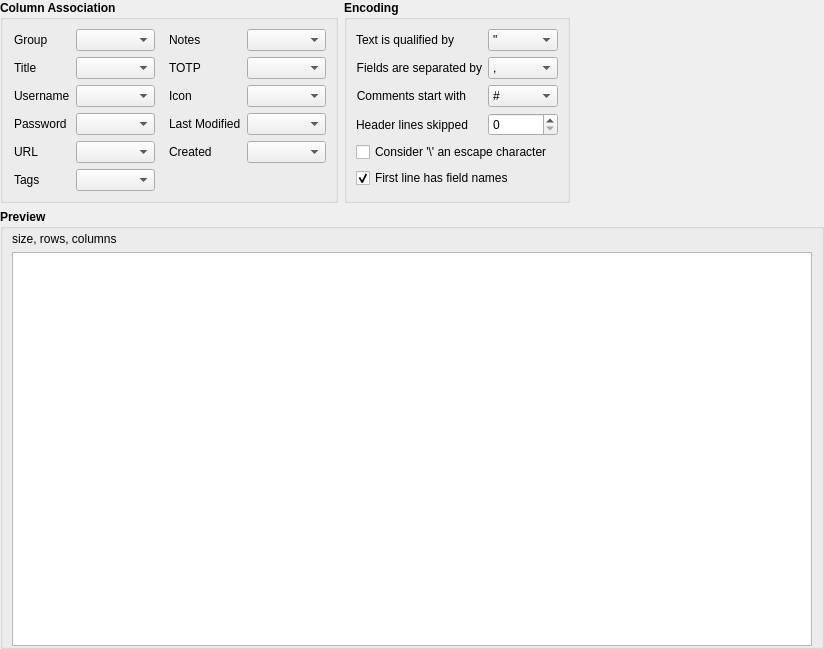
<?xml version="1.0" encoding="UTF-8"?>
<ui version="4.0">
 <class>CsvImportWidget</class>
 <widget class="QWidget" name="CsvImportWidget">
  <property name="geometry">
   <rect>
    <x>0</x>
    <y>0</y>
    <width>820</width>
    <height>649</height>
   </rect>
  </property>
  <property name="windowTitle">
   <string/>
  </property>
  <layout class="QVBoxLayout" name="verticalLayout_2">
   <property name="leftMargin">
    <number>0</number>
   </property>
   <property name="topMargin">
    <number>0</number>
   </property>
   <property name="rightMargin">
    <number>0</number>
   </property>
   <property name="bottomMargin">
    <number>0</number>
   </property>
   <item>
    <layout class="QHBoxLayout" name="parserOptionsLayout">
     <item>
      <widget class="QGroupBox" name="ColumnAssociation">
       <property name="font">
        <font>
         <bold>true</bold>
        </font>
       </property>
       <property name="title">
        <string>Column Association</string>
       </property>
       <layout class="QGridLayout" name="gridLayout">
        <item row="4" column="1">
         <widget class="QComboBox" name="urlCombo">
          <property name="maximumSize">
           <size>
            <width>200</width>
            <height>16777215</height>
           </size>
          </property>
          <property name="sizeAdjustPolicy">
           <enum>QComboBox::SizeAdjustPolicy::AdjustToContents</enum>
          </property>
         </widget>
        </item>
        <item row="2" column="1">
         <widget class="QComboBox" name="usernameCombo">
          <property name="maximumSize">
           <size>
            <width>200</width>
            <height>16777215</height>
           </size>
          </property>
          <property name="sizeAdjustPolicy">
           <enum>QComboBox::SizeAdjustPolicy::AdjustToContents</enum>
          </property>
         </widget>
        </item>
        <item row="0" column="0">
         <widget class="QLabel" name="groupLabel">
          <property name="font">
           <font>
            <bold>false</bold>
           </font>
          </property>
          <property name="text">
           <string>Group</string>
          </property>
          <property name="alignment">
           <set>Qt::AlignmentFlag::AlignLeading|Qt::AlignmentFlag::AlignLeft|Qt::AlignmentFlag::AlignVCenter</set>
          </property>
          <property name="indent">
           <number>2</number>
          </property>
         </widget>
        </item>
        <item row="0" column="3">
         <widget class="QLabel" name="notesLabel">
          <property name="font">
           <font>
            <bold>false</bold>
           </font>
          </property>
          <property name="text">
           <string>Notes</string>
          </property>
          <property name="alignment">
           <set>Qt::AlignmentFlag::AlignLeading|Qt::AlignmentFlag::AlignLeft|Qt::AlignmentFlag::AlignVCenter</set>
          </property>
          <property name="indent">
           <number>2</number>
          </property>
         </widget>
        </item>
        <item row="2" column="0">
         <widget class="QLabel" name="usernameLabel">
          <property name="font">
           <font>
            <bold>false</bold>
           </font>
          </property>
          <property name="text">
           <string>Username</string>
          </property>
          <property name="alignment">
           <set>Qt::AlignmentFlag::AlignLeading|Qt::AlignmentFlag::AlignLeft|Qt::AlignmentFlag::AlignVCenter</set>
          </property>
          <property name="indent">
           <number>2</number>
          </property>
         </widget>
        </item>
        <item row="3" column="4">
         <widget class="QComboBox" name="lastModifiedCombo">
          <property name="maximumSize">
           <size>
            <width>200</width>
            <height>16777215</height>
           </size>
          </property>
          <property name="sizeAdjustPolicy">
           <enum>QComboBox::SizeAdjustPolicy::AdjustToContents</enum>
          </property>
         </widget>
        </item>
        <item row="2" column="4">
         <widget class="QComboBox" name="iconCombo">
          <property name="maximumSize">
           <size>
            <width>200</width>
            <height>16777215</height>
           </size>
          </property>
          <property name="sizeAdjustPolicy">
           <enum>QComboBox::SizeAdjustPolicy::AdjustToContents</enum>
          </property>
         </widget>
        </item>
        <item row="1" column="4">
         <widget class="QComboBox" name="totpCombo">
          <property name="maximumSize">
           <size>
            <width>200</width>
            <height>16777215</height>
           </size>
          </property>
          <property name="sizeAdjustPolicy">
           <enum>QComboBox::SizeAdjustPolicy::AdjustToContents</enum>
          </property>
         </widget>
        </item>
        <item row="3" column="3">
         <widget class="QLabel" name="lastModifiedLabel">
          <property name="font">
           <font>
            <bold>false</bold>
           </font>
          </property>
          <property name="text">
           <string>Last Modified</string>
          </property>
          <property name="alignment">
           <set>Qt::AlignmentFlag::AlignLeading|Qt::AlignmentFlag::AlignLeft|Qt::AlignmentFlag::AlignVCenter</set>
          </property>
          <property name="indent">
           <number>2</number>
          </property>
         </widget>
        </item>
        <item row="1" column="1">
         <widget class="QComboBox" name="titleCombo">
          <property name="maximumSize">
           <size>
            <width>200</width>
            <height>16777215</height>
           </size>
          </property>
          <property name="sizeAdjustPolicy">
           <enum>QComboBox::SizeAdjustPolicy::AdjustToContents</enum>
          </property>
         </widget>
        </item>
        <item row="0" column="4">
         <widget class="QComboBox" name="notesCombo">
          <property name="maximumSize">
           <size>
            <width>200</width>
            <height>16777215</height>
           </size>
          </property>
          <property name="sizeAdjustPolicy">
           <enum>QComboBox::SizeAdjustPolicy::AdjustToContents</enum>
          </property>
         </widget>
        </item>
        <item row="3" column="0">
         <widget class="QLabel" name="passwordLabel">
          <property name="font">
           <font>
            <bold>false</bold>
           </font>
          </property>
          <property name="text">
           <string>Password</string>
          </property>
          <property name="alignment">
           <set>Qt::AlignmentFlag::AlignLeading|Qt::AlignmentFlag::AlignLeft|Qt::AlignmentFlag::AlignVCenter</set>
          </property>
          <property name="indent">
           <number>2</number>
          </property>
         </widget>
        </item>
        <item row="0" column="2">
         <spacer name="horizontalSpacer_2">
          <property name="orientation">
           <enum>Qt::Orientation::Horizontal</enum>
          </property>
          <property name="sizeType">
           <enum>QSizePolicy::Policy::Fixed</enum>
          </property>
          <property name="sizeHint" stdset="0">
           <size>
            <width>6</width>
            <height>20</height>
           </size>
          </property>
         </spacer>
        </item>
        <item row="4" column="3">
         <widget class="QLabel" name="createdLabel">
          <property name="font">
           <font>
            <bold>false</bold>
           </font>
          </property>
          <property name="text">
           <string>Created</string>
          </property>
          <property name="alignment">
           <set>Qt::AlignmentFlag::AlignLeading|Qt::AlignmentFlag::AlignLeft|Qt::AlignmentFlag::AlignVCenter</set>
          </property>
          <property name="indent">
           <number>2</number>
          </property>
         </widget>
        </item>
        <item row="4" column="4">
         <widget class="QComboBox" name="createdCombo">
          <property name="maximumSize">
           <size>
            <width>200</width>
            <height>16777215</height>
           </size>
          </property>
          <property name="sizeAdjustPolicy">
           <enum>QComboBox::SizeAdjustPolicy::AdjustToContents</enum>
          </property>
         </widget>
        </item>
        <item row="4" column="0">
         <widget class="QLabel" name="urlLabel">
          <property name="font">
           <font>
            <bold>false</bold>
           </font>
          </property>
          <property name="text">
           <string>URL</string>
          </property>
          <property name="alignment">
           <set>Qt::AlignmentFlag::AlignLeading|Qt::AlignmentFlag::AlignLeft|Qt::AlignmentFlag::AlignVCenter</set>
          </property>
          <property name="indent">
           <number>2</number>
          </property>
         </widget>
        </item>
        <item row="1" column="3">
         <widget class="QLabel" name="totpLabel">
          <property name="font">
           <font>
            <bold>false</bold>
           </font>
          </property>
          <property name="text">
           <string>TOTP</string>
          </property>
          <property name="alignment">
           <set>Qt::AlignmentFlag::AlignLeading|Qt::AlignmentFlag::AlignLeft|Qt::AlignmentFlag::AlignVCenter</set>
          </property>
          <property name="indent">
           <number>2</number>
          </property>
         </widget>
        </item>
        <item row="3" column="1">
         <widget class="QComboBox" name="passwordCombo">
          <property name="maximumSize">
           <size>
            <width>200</width>
            <height>16777215</height>
           </size>
          </property>
          <property name="sizeAdjustPolicy">
           <enum>QComboBox::SizeAdjustPolicy::AdjustToContents</enum>
          </property>
         </widget>
        </item>
        <item row="2" column="3">
         <widget class="QLabel" name="iconLabel">
          <property name="font">
           <font>
            <bold>false</bold>
           </font>
          </property>
          <property name="text">
           <string>Icon</string>
          </property>
          <property name="alignment">
           <set>Qt::AlignmentFlag::AlignLeading|Qt::AlignmentFlag::AlignLeft|Qt::AlignmentFlag::AlignVCenter</set>
          </property>
          <property name="indent">
           <number>2</number>
          </property>
         </widget>
        </item>
        <item row="1" column="0">
         <widget class="QLabel" name="titleLabel">
          <property name="font">
           <font>
            <bold>false</bold>
           </font>
          </property>
          <property name="text">
           <string>Title</string>
          </property>
          <property name="alignment">
           <set>Qt::AlignmentFlag::AlignLeading|Qt::AlignmentFlag::AlignLeft|Qt::AlignmentFlag::AlignVCenter</set>
          </property>
          <property name="indent">
           <number>2</number>
          </property>
         </widget>
        </item>
        <item row="0" column="1">
         <widget class="QComboBox" name="groupCombo">
          <property name="maximumSize">
           <size>
            <width>200</width>
            <height>16777215</height>
           </size>
          </property>
          <property name="sizeAdjustPolicy">
           <enum>QComboBox::SizeAdjustPolicy::AdjustToContents</enum>
          </property>
         </widget>
        </item>
        <item row="5" column="0">
         <widget class="QLabel" name="tagsLabel">
          <property name="font">
           <font>
            <bold>false</bold>
           </font>
          </property>
          <property name="text">
           <string>Tags</string>
          </property>
          <property name="indent">
           <number>2</number>
          </property>
         </widget>
        </item>
        <item row="5" column="1">
         <widget class="QComboBox" name="tagsCombo">
          <property name="maximumSize">
           <size>
            <width>200</width>
            <height>16777215</height>
           </size>
          </property>
          <property name="sizeAdjustPolicy">
           <enum>QComboBox::SizeAdjustPolicy::AdjustToContents</enum>
          </property>
         </widget>
        </item>
       </layout>
      </widget>
     </item>
     <item>
      <widget class="QGroupBox" name="Encoding">
       <property name="font">
        <font>
         <bold>true</bold>
        </font>
       </property>
       <property name="title">
        <string>Encoding</string>
       </property>
       <layout class="QFormLayout" name="formLayout">
        <item row="0" column="0">
         <widget class="QLabel" name="labelTextQualifier">
          <property name="font">
           <font>
            <bold>false</bold>
           </font>
          </property>
          <property name="text">
           <string>Text is qualified by</string>
          </property>
          <property name="alignment">
           <set>Qt::AlignmentFlag::AlignRight|Qt::AlignmentFlag::AlignTrailing|Qt::AlignmentFlag::AlignVCenter</set>
          </property>
         </widget>
        </item>
        <item row="0" column="1">
         <widget class="QComboBox" name="comboBoxTextQualifier">
          <property name="font">
           <font>
            <bold>false</bold>
           </font>
          </property>
          <property name="accessibleName">
           <string>Text qualification</string>
          </property>
          <property name="editable">
           <bool>false</bool>
          </property>
          <property name="currentText">
           <string notr="true">&quot;</string>
          </property>
          <item>
           <property name="text">
            <string notr="true">&quot;</string>
           </property>
          </item>
          <item>
           <property name="text">
            <string notr="true">'</string>
           </property>
          </item>
          <item>
           <property name="text">
            <string notr="true">:</string>
           </property>
          </item>
          <item>
           <property name="text">
            <string notr="true">.</string>
           </property>
          </item>
          <item>
           <property name="text">
            <string notr="true">|</string>
           </property>
          </item>
         </widget>
        </item>
        <item row="1" column="0">
         <widget class="QLabel" name="labelFieldSeparator">
          <property name="font">
           <font>
            <bold>false</bold>
           </font>
          </property>
          <property name="text">
           <string>Fields are separated by</string>
          </property>
          <property name="alignment">
           <set>Qt::AlignmentFlag::AlignRight|Qt::AlignmentFlag::AlignTrailing|Qt::AlignmentFlag::AlignVCenter</set>
          </property>
         </widget>
        </item>
        <item row="1" column="1">
         <widget class="QComboBox" name="comboBoxFieldSeparator">
          <property name="font">
           <font>
            <bold>false</bold>
           </font>
          </property>
          <property name="accessibleName">
           <string>Field separation</string>
          </property>
          <property name="editable">
           <bool>false</bool>
          </property>
          <property name="currentText">
           <string notr="true">,</string>
          </property>
          <item>
           <property name="text">
            <string notr="true">,</string>
           </property>
          </item>
          <item>
           <property name="text">
            <string notr="true">;</string>
           </property>
          </item>
          <item>
           <property name="text">
            <string notr="true">-</string>
           </property>
          </item>
          <item>
           <property name="text">
            <string notr="true">:</string>
           </property>
          </item>
          <item>
           <property name="text">
            <string notr="true">.</string>
           </property>
          </item>
          <item>
           <property name="text">
            <string notr="true">TAB (\t)</string>
           </property>
          </item>
         </widget>
        </item>
        <item row="2" column="0">
         <widget class="QLabel" name="labelComments">
          <property name="font">
           <font>
            <bold>false</bold>
           </font>
          </property>
          <property name="text">
           <string>Comments start with</string>
          </property>
          <property name="alignment">
           <set>Qt::AlignmentFlag::AlignRight|Qt::AlignmentFlag::AlignTrailing|Qt::AlignmentFlag::AlignVCenter</set>
          </property>
         </widget>
        </item>
        <item row="2" column="1">
         <widget class="QComboBox" name="comboBoxComment">
          <property name="font">
           <font>
            <bold>false</bold>
           </font>
          </property>
          <property name="accessibleName">
           <string>Comments start with</string>
          </property>
          <property name="editable">
           <bool>false</bool>
          </property>
          <property name="currentText">
           <string notr="true">#</string>
          </property>
          <item>
           <property name="text">
            <string notr="true">#</string>
           </property>
          </item>
          <item>
           <property name="text">
            <string notr="true">;</string>
           </property>
          </item>
          <item>
           <property name="text">
            <string notr="true">:</string>
           </property>
          </item>
          <item>
           <property name="text">
            <string notr="true">@</string>
           </property>
          </item>
         </widget>
        </item>
        <item row="3" column="0">
         <widget class="QLabel" name="labelSkipRows">
          <property name="font">
           <font>
            <bold>false</bold>
           </font>
          </property>
          <property name="text">
           <string>Header lines skipped</string>
          </property>
          <property name="alignment">
           <set>Qt::AlignmentFlag::AlignRight|Qt::AlignmentFlag::AlignTrailing|Qt::AlignmentFlag::AlignVCenter</set>
          </property>
         </widget>
        </item>
        <item row="3" column="1">
         <widget class="QSpinBox" name="spinBoxSkip">
          <property name="font">
           <font>
            <bold>false</bold>
           </font>
          </property>
          <property name="accessibleName">
           <string>Number of header lines to discard</string>
          </property>
         </widget>
        </item>
        <item row="4" column="0" colspan="2">
         <widget class="QCheckBox" name="checkBoxBackslash">
          <property name="font">
           <font>
            <bold>false</bold>
           </font>
          </property>
          <property name="text">
           <string>Consider '\' an escape character</string>
          </property>
         </widget>
        </item>
        <item row="5" column="0" colspan="2">
         <widget class="QCheckBox" name="checkBoxFieldNames">
          <property name="font">
           <font>
            <bold>false</bold>
           </font>
          </property>
          <property name="text">
           <string>First line has field names</string>
          </property>
          <property name="checked">
           <bool>true</bool>
          </property>
         </widget>
        </item>
       </layout>
      </widget>
     </item>
     <item>
      <spacer name="horizontalSpacer">
       <property name="orientation">
        <enum>Qt::Orientation::Horizontal</enum>
       </property>
       <property name="sizeHint" stdset="0">
        <size>
         <width>40</width>
         <height>20</height>
        </size>
       </property>
      </spacer>
     </item>
    </layout>
   </item>
   <item>
    <widget class="QGroupBox" name="previewLayout">
     <property name="font">
      <font>
       <bold>true</bold>
      </font>
     </property>
     <property name="title">
      <string>Preview</string>
     </property>
     <property name="checkable">
      <bool>false</bool>
     </property>
     <layout class="QVBoxLayout" name="verticalLayout" stretch="0,0">
      <property name="topMargin">
       <number>3</number>
      </property>
      <property name="bottomMargin">
       <number>0</number>
      </property>
      <item>
       <widget class="QLabel" name="labelSizeRowsCols">
        <property name="font">
         <font>
          <bold>false</bold>
         </font>
        </property>
        <property name="text">
         <string>size, rows, columns</string>
        </property>
       </widget>
      </item>
      <item>
       <widget class="QTableView" name="tableViewFields">
        <property name="sizePolicy">
         <sizepolicy hsizetype="Expanding" vsizetype="Expanding">
          <horstretch>0</horstretch>
          <verstretch>0</verstretch>
         </sizepolicy>
        </property>
        <property name="minimumSize">
         <size>
          <width>800</width>
          <height>300</height>
         </size>
        </property>
        <property name="font">
         <font>
          <bold>false</bold>
         </font>
        </property>
        <property name="accessibleName">
         <string>CSV import preview</string>
        </property>
        <property name="cornerButtonEnabled">
         <bool>false</bool>
        </property>
        <attribute name="horizontalHeaderVisible">
         <bool>true</bool>
        </attribute>
       </widget>
      </item>
     </layout>
    </widget>
   </item>
  </layout>
 </widget>
 <tabstops>
  <tabstop>comboBoxTextQualifier</tabstop>
  <tabstop>comboBoxFieldSeparator</tabstop>
  <tabstop>comboBoxComment</tabstop>
  <tabstop>tableViewFields</tabstop>
 </tabstops>
 <resources/>
 <connections/>
</ui>
